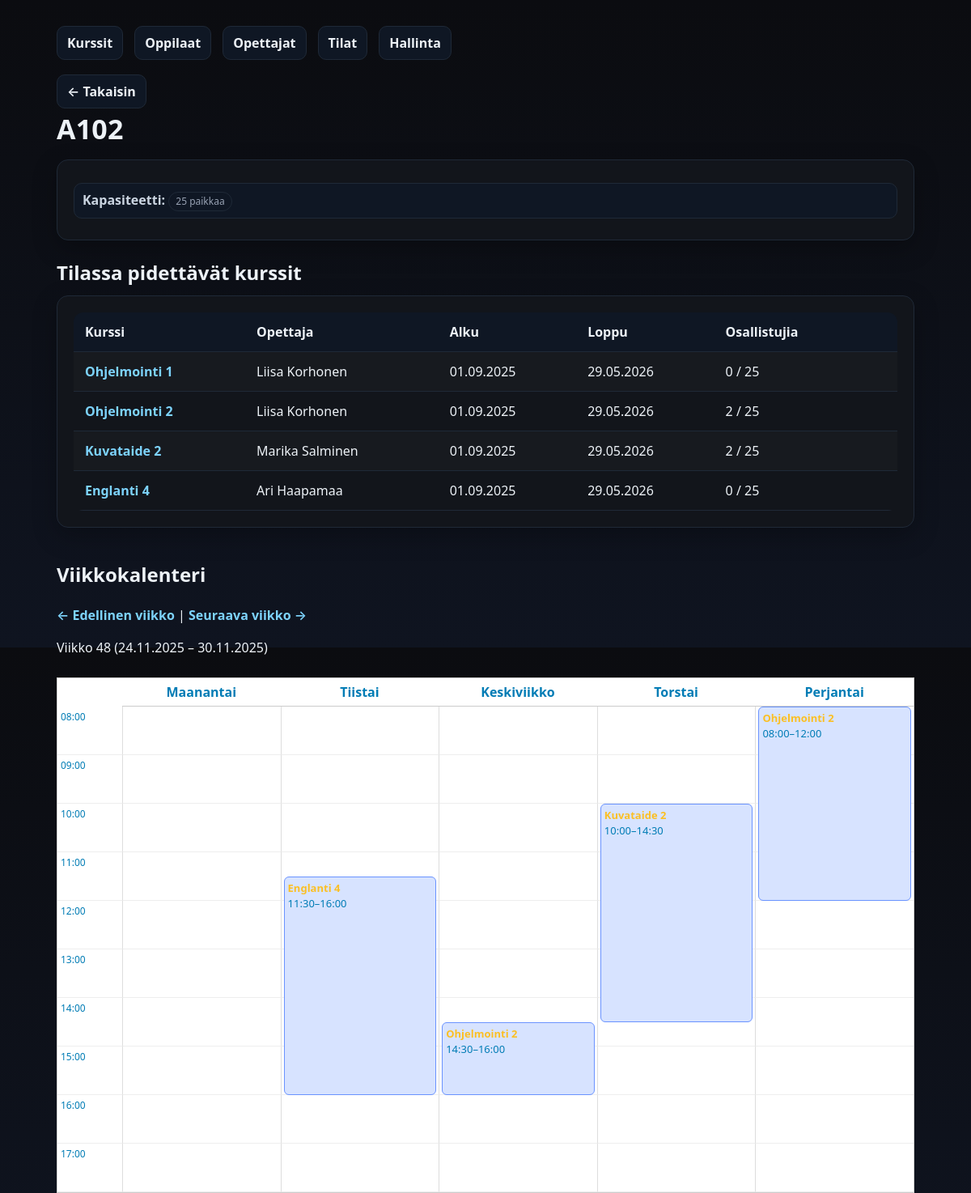
/kurssienhallinta/tila.php?id=2, run on the app's committed database.
### tables this page shows
CREATE TABLE `tilat` (
  `tila_id` int(11) NOT NULL,
  `tila_nimi` varchar(50) NOT NULL,
  `paikkoja` int(11) NOT NULL
);

CREATE TABLE `kurssit` (
  `kurssi_id` int(11) NOT NULL,
  `kurssin_tunnus` varchar(20) NOT NULL,
  `kurssi_nimi` varchar(100) NOT NULL,
  `kurssikuvaus` text DEFAULT NULL,
  `aloituspaiva` date NOT NULL,
  `lopetuspaiva` date NOT NULL,
  `opettaja_id` int(11) NOT NULL,
  `tila_id` int(11) NOT NULL
);

### kurssienhallinta/tila.php (the view, shortened to what this page needs)
<?php
function finDate($date) {
    return date("d.m.Y", strtotime($date));
}
$pdo = getPDO();
$tila_id = (int)$_GET['id'];
$stmt = $pdo->prepare("SELECT tila_id, tila_nimi, paikkoja FROM tilat WHERE tila_id=?");
$stmt->execute([$tila_id]);
$tila = $stmt->fetch();
$sql = "
  SELECT k.kurssi_id, k.kurssi_nimi, k.aloituspaiva, k.lopetuspaiva,
         CONCAT(o.etunimi,' ',o.sukunimi) AS opettaja_nimi,
         COUNT(i.opiskelija_id) AS osallistujia
  FROM kurssit k
  LEFT JOIN opettajat o ON o.opettaja_id=k.opettaja_id
  LEFT JOIN ilmoittautuminen i ON i.kurssi_id=k.kurssi_id
  WHERE k.tila_id=?
  GROUP BY k.kurssi_id, opettaja_nimi, k.aloituspaiva, k.lopetuspaiva, k.kurssi_nimi
  ORDER BY k.aloituspaiva
";
$stmt = $pdo->prepare($sql);
$stmt->execute([$tila_id]);
$kurssit = $stmt->fetchAll();
$cap = (int)$tila['paikkoja'];
$week = isset($_GET['week']) ? (int)$_GET['week'] : date("W");
$year = isset($_GET['year']) ? (int)$_GET['year'] : date("Y");
$dt = new DateTime();
$dt->setISODate($year, $week);
$weekStart = $dt->format("Y-m-d");
$dt->modify("+6 days");
$weekEnd = $dt->format("Y-m-d");
$paivat = ["Maanantai","Tiistai","Keskiviikko","Torstai","Perjantai"];
?>
<!doctype html>
<html lang="fi">
<head>
  <link rel="stylesheet" href="styles.css">
</head>
<body>
  <div class="container">
    <div class="nav">
      <a href="index.php">Kurssit</a>
      <a href="oppilaat.php">Oppilaat</a>
      <a href="opettajat.php">Opettajat</a>
      <a href="tilat.php">Tilat</a>
      <a href="admin.php">Hallinta</a>
    </div>
    <a class="back" href="tilat.php">← Takaisin</a>
    <h1 class="page-title"><?= htmlspecialchars($tila['tila_nimi']) ?></h1>
    <div class="card">
      <div class="meta">
        <div><strong>Kapasiteetti:</strong> <span class="badge"><?= $cap ?> paikkaa</span></div>
      </div>
    </div>
    <h2 style="margin:22px 0 10px">Tilassa pidettävät kurssit</h2>
    <div class="card table-wrap">
      <table>
        <thead><tr><th>Kurssi</th><th>Opettaja</th><th>Alku</th><th>Loppu</th><th>Osallistujia</th><th></th></tr></thead>
        <tbody>
          <?php if (!$kurssit): ?>
            <tr><td colspan="6" class="muted">Ei kursseja.</td></tr>
          <?php else: foreach($kurssit as $k): $over = (int)$k['osallistujia'] > $cap; ?>
            <tr class="<?= $over ? 'warn' : '' ?>">
              <td><a href="kurssi.php?id=<?= (int)$k['kurssi_id'] ?>"><?= htmlspecialchars($k['kurssi_nimi']) ?></a></td>
              <td><?= htmlspecialchars($k['opettaja_nimi'] ?? '—') ?></td>
              <td><?= finDate($k['aloituspaiva']) ?></td>
              <td><?= finDate($k['lopetuspaiva']) ?></td>
              <td><?= (int)$k['osallistujia'] ?> / <?= $cap ?></td>
              <td><?= $over ? '<span class="badge">⚠️</span>' : '' ?></td>
            </tr>
          <?php endforeach; endif; ?>
        </tbody>
      </table>
    </div>
<h2 style="margin-top:40px;">Viikkokalenteri</h2>
<p>
  <a href="tila.php?id=<?= $tila_id ?>&week=<?= $week-1 ?>&year=<?= $year ?>">← Edellinen viikko</a>
  |
  <a href="tila.php?id=<?= $tila_id ?>&week=<?= $week+1 ?>&year=<?= $year ?>">Seuraava viikko →</a>
</p>
<p>Viikko <?= $week ?> (<?= finDate($weekStart) ?> – <?= finDate($weekEnd) ?>)</p>
<div class="calendar-grid">
    <?php
    $startHour = 8;
    $endHour = 17;
    ?>
    <div></div>
    <?php foreach ($paivat as $pv): ?>
        <div style="text-align:center; padding:5px; font-weight:bold; border-bottom:1px solid #ccc;">
            <?= $pv ?>
        </div>
    <?php endforeach; ?>
    <?php for ($h = $startHour; $h <= $endHour; $h++): ?>
        <div class="time-cell"><?= sprintf("%02d:00", $h) ?></div>
        <?php foreach ($paivat as $pv): ?>
            <div class="day-column" data-day="<?= $pv ?>"></div>
        <?php endforeach; ?>
    <?php endfor; ?>
</div>
  </div>
</body>
</html>

### kurssienhallinta/styles.css (style rules this page uses)
:root { --bg:#0b0c10; --card:#12151b; --muted:#98a2b3; --text:#edf2f7; --accent:#6ea8fe; --danger:#ef4444; --border:#1f2937; }
* { box-sizing:border-box }
html,body { height:100% }
body { margin:0; font:16px/1.5 system-ui,-apple-system,Segoe UI,Roboto,Ubuntu,'Helvetica Neue',Arial; background:linear-gradient(180deg,#0b0c10 0%, #0f1420 100%); color:var(--text); }
.container { max-width:1100px;margin:32px auto;padding:0 20px }
.card { background:var(--card); border:1px solid var(--border); border-radius:14px; padding:20px; box-shadow:0 10px 30px rgba(0,0,0,.25); }
.page-title { margin:0 0 12px; font-size:clamp(24px,3.2vw,34px); letter-spacing:.2px; }
.nav { display:flex;gap:14px;flex-wrap:wrap;margin:0 0 18px }
.nav a,.back { color:var(--text); text-decoration:none; background:#0f1724; border:1px solid var(--border); padding:8px 12px;border-radius:10px; transition:all .15s ease; }
.back { display:inline-flex;align-items:center;gap:8px }
.table-wrap { overflow:auto }
table { width:100%;border-collapse:collapse;border-radius:12px;overflow:hidden }
th,td { padding:12px 14px;border-bottom:1px solid var(--border);text-align:left;vertical-align:top }
thead th { background:#0f1724;font-weight:600 }
tbody tr:nth-child(odd) { background:rgba(255,255,255,.02) }
.badge { display:inline-block;padding:2px 8px;border-radius:999px;font-size:12px;border:1px solid var(--border);color:var(--muted) }
.meta { display:grid;grid-template-columns:repeat(auto-fit,minmax(220px,1fr));gap:10px;margin:8px 0 6px }
.meta div { background:#0f1724;border:1px solid var(--border);padding:8px 10px;border-radius:10px }
.meta strong { font-weight:600;color:#cbd5e1 }
a { color: #7dd3fc; text-decoration: none; font-weight: 600; transition: color .15s ease; }

### kurssienhallinta/tila.php (style rules this page uses)
.calendar-grid { display: grid; grid-template-columns: 80px repeat(5, 1fr); border: 1px solid #ccc; margin-top: 25px; background: #fff; color: #007cb5ff; }
.time-cell { border-bottom: 1px solid #eee; height: 60px; padding: 4px; font-size: 12px; color: #007cb5ff; }
.day-column { position: relative; border-left: 1px solid #ddd; border-bottom: 1px solid #eee; }

### data on the page
tilat: tila_nimi "A102", paikkoja "25"
kurssit: kurssi_nimi "Ohjelmointi 1", opettaja_nimi "Liisa Korhonen", aloituspaiva "01.09.2025", lopetuspaiva "29.05.2026", osallistujia "0", tila.paikkoja "25"
kurssit: kurssi_nimi "Ohjelmointi 2", opettaja_nimi "Liisa Korhonen", aloituspaiva "01.09.2025", lopetuspaiva "29.05.2026", osallistujia "2", tila.paikkoja "25"
kurssit: kurssi_nimi "Kuvataide 2", opettaja_nimi "Marika Salminen", aloituspaiva "01.09.2025", lopetuspaiva "29.05.2026", osallistujia "2", tila.paikkoja "25"
kurssit: kurssi_nimi "Englanti 4", opettaja_nimi "Ari Haapamaa", aloituspaiva "01.09.2025", lopetuspaiva "29.05.2026", osallistujia "0", tila.paikkoja "25"

### other printed values
$week "48"
$pv "Maanantai"
$pv "Tiistai"
$pv "Keskiviikko"
$pv "Torstai"
$pv "Perjantai"
